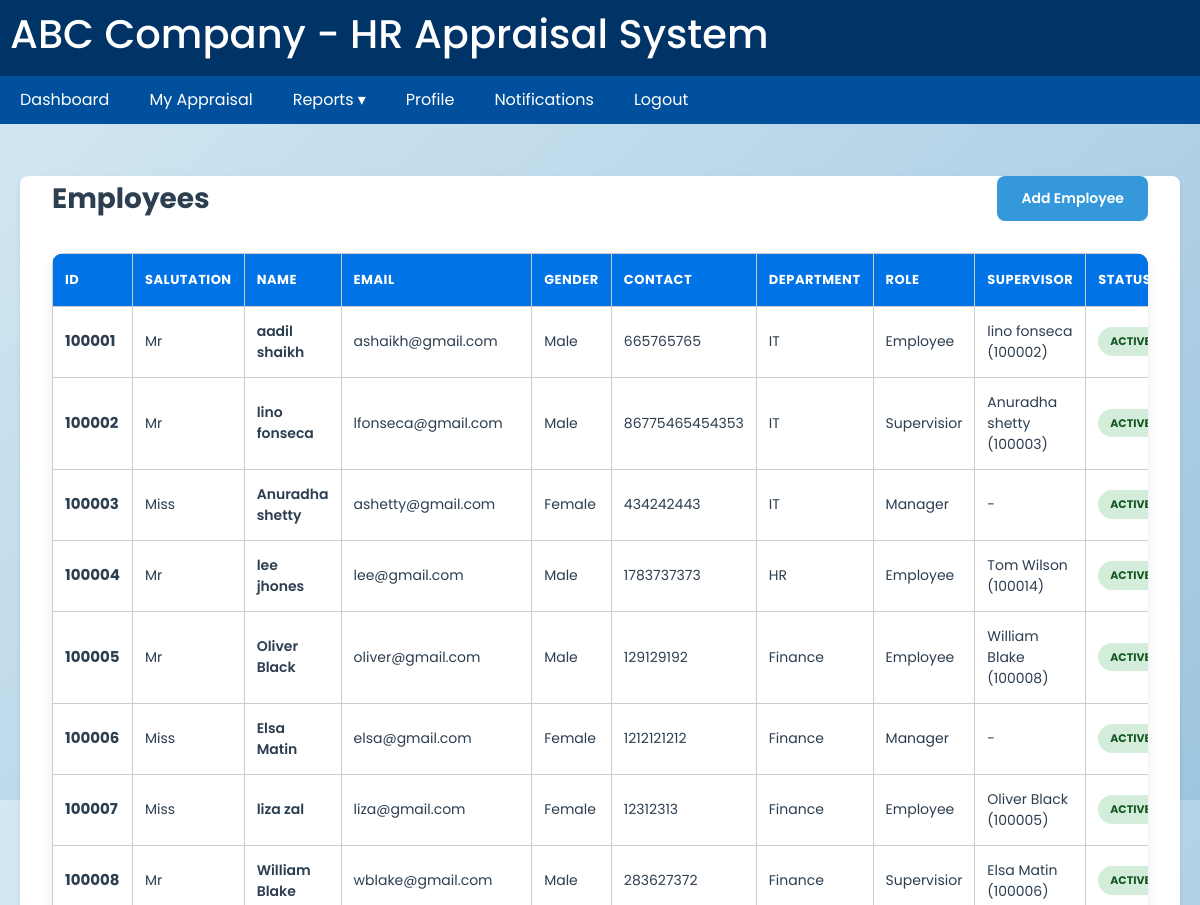
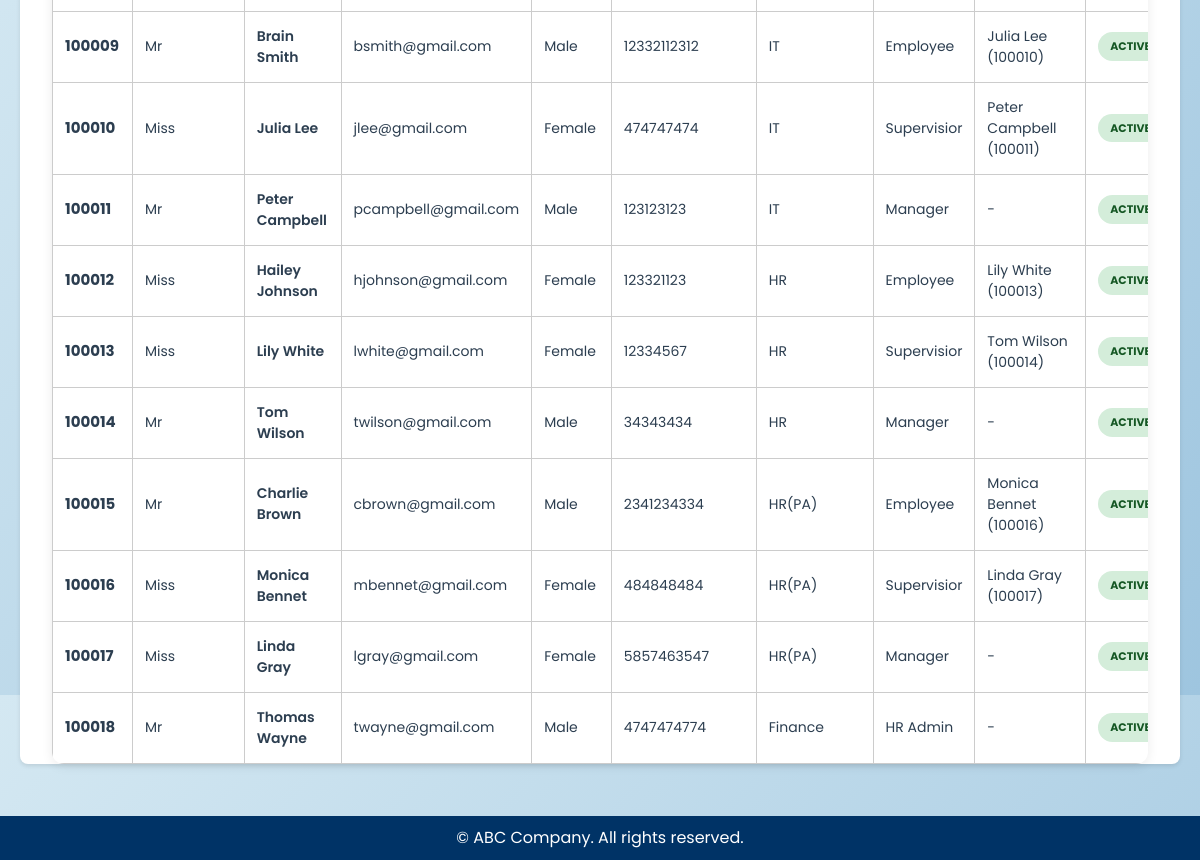
/masters/employees/ (signed in), run on an earlier commit of the app's database (2 pictures, top to bottom).
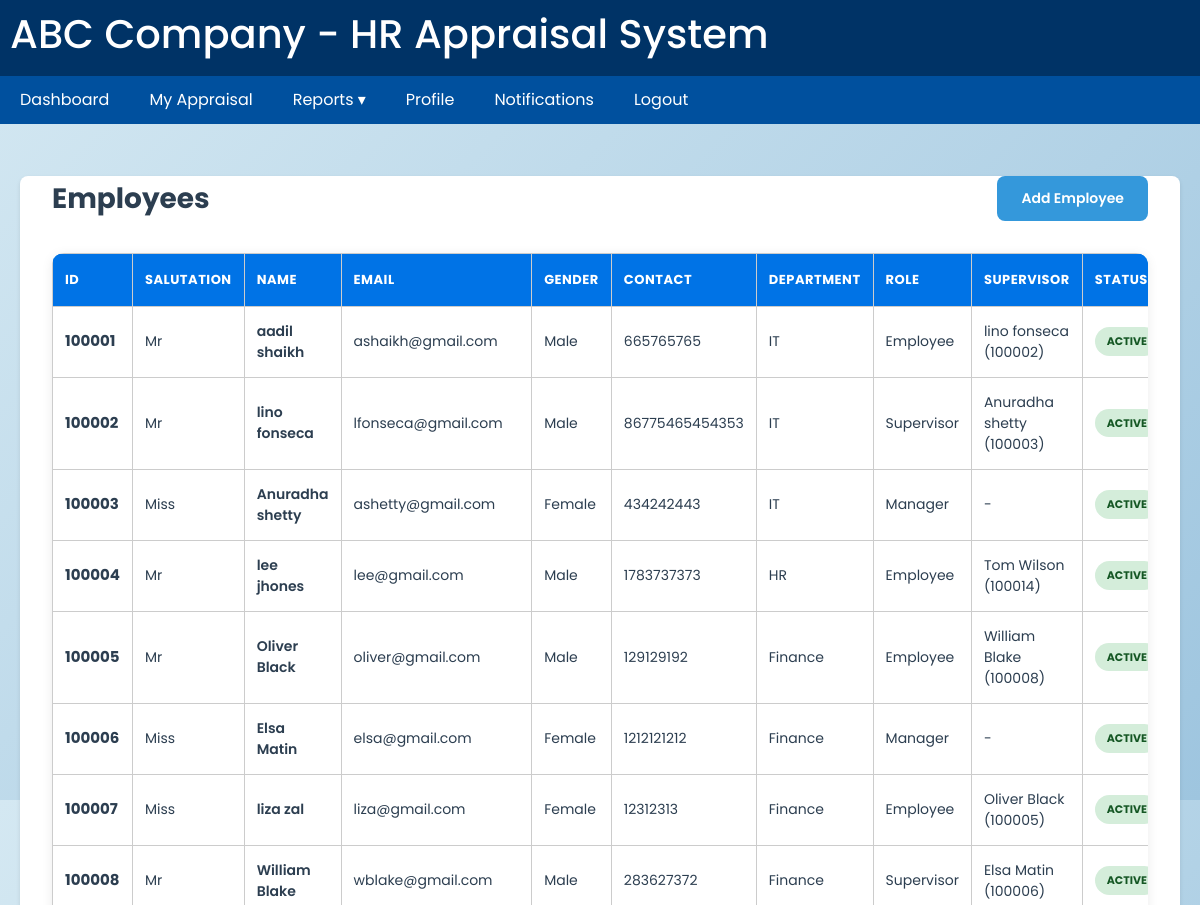
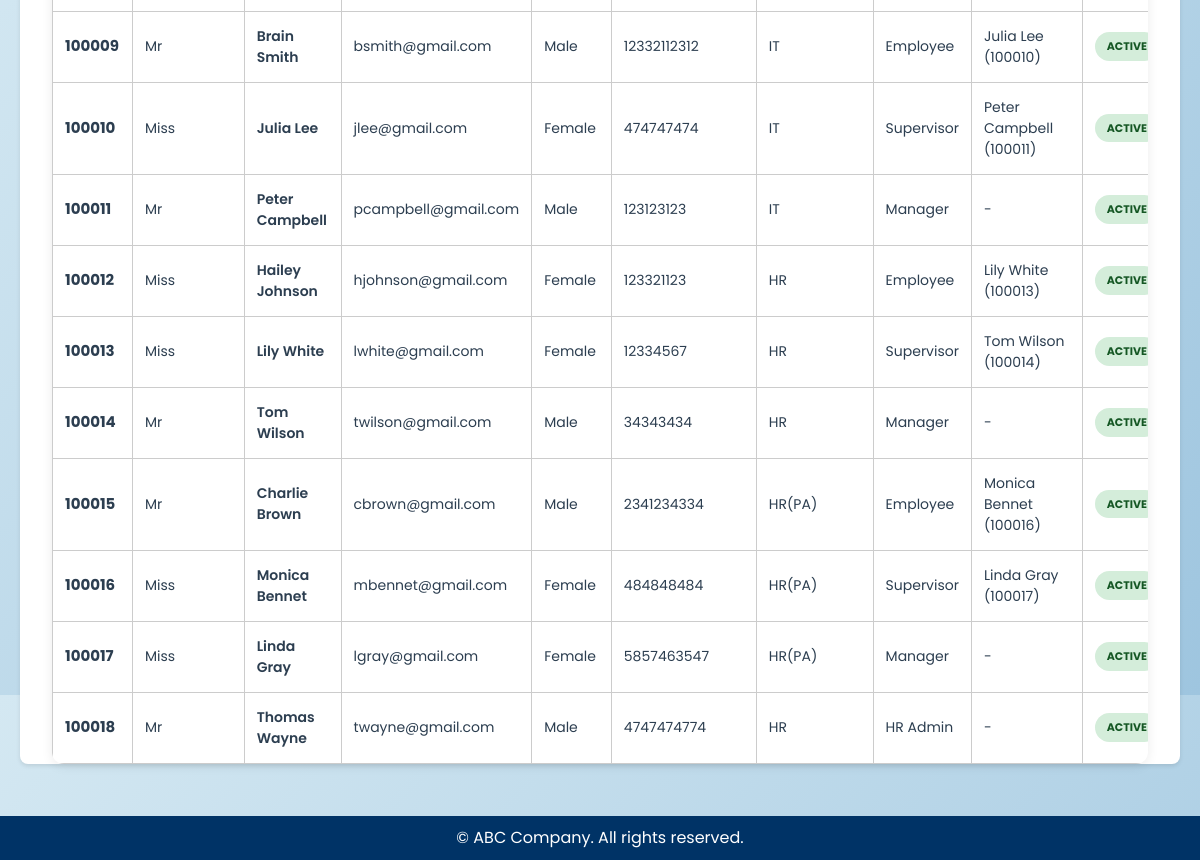
And on a later commit of the database (2 pictures, top to bottom).
### masters/models.py (models this page shows, shortened)
class Employee(models.Model):
    user = models.OneToOneField(
        settings.AUTH_USER_MODEL,
        on_delete=models.CASCADE,
        null=True, blank=True,
        related_name="employee_profile"
)
    employee_id = models.CharField(max_length=20, unique=True)
    employee_salution = models.CharField(max_length=15, null=True, blank=True)
    first_name = models.CharField(max_length=100)
    last_name = models.CharField(max_length=100)
    email = models.EmailField(unique=True)
    gender = models.CharField(max_length=10,null=True, blank=True)
    contact_number = models.IntegerField(default=0)
    department = models.ForeignKey("Department", on_delete=models.SET_NULL, null=True)
    role = models.ForeignKey("Role", on_delete=models.SET_NULL, null=True)
    supervisor = models.ForeignKey("self", on_delete=models.SET_NULL, null=True, blank=True)
    status = models.CharField(
        max_length=20,
        choices=[("Active", "Active"), ("Inactive", "Inactive")],
        default="Active",
    )
    def __str__(self):
        return f"{self.first_name} {self.last_name} ({self.employee_id})"

class Department(models.Model):
    name = models.CharField(max_length=100)
    division = models.CharField(max_length=100, blank=True, null=True)
    country = models.ForeignKey(Country, on_delete=models.SET_NULL, null=True, blank=True)
    state = models.ForeignKey(State, on_delete=models.SET_NULL, null=True, blank=True)
    city = models.ForeignKey(City, on_delete=models.SET_NULL, null=True, blank=True)
    def __str__(self):
        return self.name

class Role(models.Model):
    role_name = models.CharField(max_length=100)
    description = models.TextField(blank=True, null=True)
    def __str__(self):
        return self.role_name

### masters/views.py (the view)
# urls.py: path("employees/", views.EmployeeList.as_view(), name="employees_list"),
class EmployeeList(LoginRequiredMixin, ListView):
    model = Employee
    template_name = "masters/employees_list.html"
    context_object_name = "employees"
    login_url = "/accounts/login/"
    redirect_field_name = "next"

### masters/context_processors.py (called while the page is built)
def role_name(request):
    if request.user.is_authenticated:
        try:
            employee = Employee.objects.get(user=request.user)
            return {"role_name": employee.role.role_name.lower()}
        except Employee.DoesNotExist:
            return {"role_name": None}
    return {"role_name": None}

### templates/masters/employees_list.html (shortened to what this page needs)
{% extends "base.html" %}
{% block content %}
<div class="container">
    <div class="page-header">
        <h2>Employees</h2>
        <a class="btn-add" href="{% url 'masters:employees_add' %}">Add Employee</a>
    </div>
    <div class="table-container">
        <table>
            <thead>
                <tr>
                    <th>ID</th>
                    <th>Salutation</th>
                    <th>Name</th>
                    <th>Email</th>
                    <th>Gender</th>
                    <th>Contact</th>
                    <th>Department</th>
                    <th>Role</th>
                    <th>Supervisor</th>
                    <th>Status</th>
                </tr>
            </thead>
            <tbody>
                {% for emp in employees %}
                <tr>
                    <td>
                        <a href="{% url 'masters:emp_profile_view' emp.employee_id %}" class="employee-id-link">
                            {{ emp.employee_id }}
                        </a>
                    </td>
                    <td>{{ emp.employee_salution|default:"-" }}</td>
                    <td class="employee-name">{{ emp.first_name }} {{ emp.last_name }}</td>
                    <td>{{ emp.email }}</td>
                    <td>{{ emp.gender|default:"-" }}</td>
                    <td>{{ emp.contact_number }}</td>
                    <td>{{ emp.department|default:"-" }}</td>
                    <td>{{ emp.role|default:"-" }}</td>
                    <td>{{ emp.supervisor|default:"-" }}</td>
                    <td>
                        <span class="status-badge {% if emp.status == 'Active' %}status-active{% else %}status-inactive{% endif %}">
                            {{ emp.status }}
                        </span>
                    </td>
                </tr>
                {% empty %}
                <tr>
                    <td colspan="11" class="no-data">
                        No employees available
                    </td>
                </tr>
                {% endfor %}
            </tbody>
        </table>
    </div>
</div>
{% endblock %}

### templates/base.html (shortened to what this page needs)
<!DOCTYPE html>
<html lang="en">
<head>
    {% load static %}
    <link rel="stylesheet" href="{% static 'style.css' %}">
    <link href="https://cdn.jsdelivr.net/npm/bootstrap@5.3.0/dist/css/bootstrap.min.css" rel="stylesheet">
    <link rel="stylesheet" href="https://cdnjs.cloudflare.com/ajax/libs/font-awesome/6.5.0/css/all.min.css">
</head>
<body>
    <header>
        <h1>ABC Company - HR Appraisal System</h1>
    </header>
    <nav>
        <ul>
            <li><a href="{% url 'dashboard' %}">Dashboard</a></li>
    {% if role_name == 'manager' or role_name == 'hr admin' %}
  <li class="dropdown">
    <a href="#" class="dropbtn">My Appraisals ▾</a>
    <ul class="dropdown-content" aria-labelledby="appraisalDropdown">
      <li><a href="{% url 'masters:my_appraisal' %}">View My Appraisal</a></li>
      <li><a href="{% url 'masters:employees_list' %}">Assign Employees</a></li>
      <li><a href="#">Adjust KRAs</a></li>
      <li><a href="#">Set Objectives</a></li>
      <li><a href="#">Review Progress</a></li>
    </ul>
  </li>
{% else %}
  <li>
    <a href="{% url 'masters:my_appraisal' %}">My Appraisal</a>
  </li>
{% endif %}
            <li class="dropdown">
            <a href="#">Reports ▾</a>
        </li>
            <li><a href="{% url 'masters:emp_profile' %}">Profile</a></li>
            <li><a href="">Notifications</a></li>
            <li><a href="{% url 'logout' %}">Logout</a></li>
        </ul>
    </nav>
    <main>
        {% block content %}{% endblock %}
    </main>
    <footer>
        &copy; {{ now|date:"Y" }} ABC Company. All rights reserved.
    </footer>
</body>
</html>

### static/style.css (style rules this page uses)
* { margin: 0; padding: 0; box-sizing: border-box; font-family: "Poppins", sans-serif; }
body { margin: 0; padding: 0; background: linear-gradient(135deg, #d4e8f2, #9ec5df); height: 100vh; overflow: hidden; }

### templates/base.html (style rules this page uses)
body { font-family: Arial, sans-serif; margin:0; background-color:#f5f9fc; }
header { background-color:#003366; color:white; padding:10px; }
nav ul { list-style:none; margin:0; padding:0; display:flex; background-color:#00509e; }
nav ul li { margin:0; position:relative; }
nav ul li a { color:white; padding:12px 20px; display:block; text-decoration:none; }
main { padding:20px; }
.container { background:white; padding:20px; border-radius:8px; box-shadow:0 2px 4px rgba(0,0,0,0.1); }
footer { text-align:center; padding:10px; background-color:#003366; color:white; }
table { border-collapse:collapse; width:100%; }
table, th, td { border:1px solid #ccc; }
th { background-color:#0073e6; color:white; }
td, th { padding:8px; text-align:left; }

### templates/masters/employees_list.html (style rules this page uses)
.container { max-width: 1600px; margin: 2rem auto; padding: 0 2rem; }
.page-header { display: flex; justify-content: space-between; align-items: center; margin-bottom: 2rem; }
.page-header h2 { font-size: 28px; font-weight: 700; color: #2c3e50; margin: 0; }
.btn-add { background: #3498db; color: white; padding: 12px 24px; border-radius: 8px; text-decoration: none; font-weight: 600; font-size: 14px; transition: all 0.2s ease; border: none; cursor: pointer; display: inline-block; }
.table-container { background: white; border-radius: 12px; overflow: hidden; box-shadow: 0 2px 12px rgba(0,0,0,0.08); }
table { width: 100%; border-collapse: collapse; }
thead { background: #3498db; }
th { padding: 16px 12px; text-align: left; font-weight: 700; font-size: 13px; color: white; text-transform: uppercase; letter-spacing: 0.5px; }
tbody tr { border-bottom: 1px solid #e9ecef; }
tbody tr:last-child { border-bottom: none; }
td { padding: 14px 12px; color: #2c3e50; font-size: 14px; vertical-align: middle; }
.employee-id-link { color: #2c3e50; font-weight: 700; text-decoration: none; font-size: 15px; }
.employee-name { font-weight: 600; color: #2c3e50; }
.status-badge { padding: 6px 12px; border-radius: 20px; font-size: 11px; font-weight: 700; text-transform: uppercase; display: inline-block; }
.status-active { background: #d4edda; color: #155724; }

What changed in the data, as far as the page shows it:
changed through a linked row, Employee "lino": role "Supervisior" → "Supervisor"
changed through a linked row, Employee "William": role "Supervisior" → "Supervisor"
changed through a linked row, Employee "Julia": role "Supervisior" → "Supervisor"
changed through a linked row, Employee "Lily": role "Supervisior" → "Supervisor"
changed through a linked row, Employee "Monica": role "Supervisior" → "Supervisor"
changed Employee "Thomas": department "Finance" → "HR"
